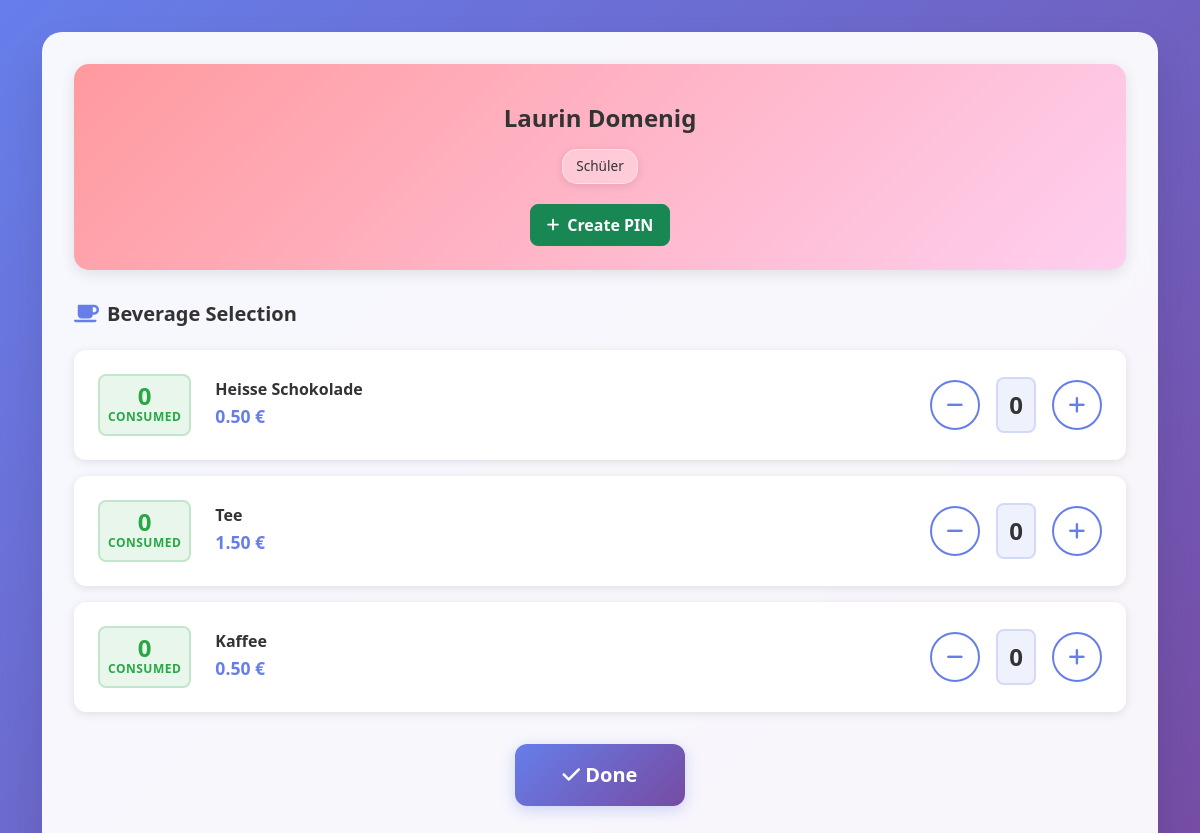
Screenshot of /entries?user_id=2 with the database file from the repository.
### app/models.py (models this page shows)
class users(db.Model):
    __tablename__ = "users"
    id = db.Column(db.Integer, primary_key=True)
    itsl_id = db.Column(db.Integer, unique=True, nullable=True)  # Unique but not primary key
    role_id = db.Column(db.Integer, db.ForeignKey("roles.id"), nullable=False)
    first_name = db.Column(db.String(120), nullable=False)
    last_name = db.Column(db.String(120), nullable=False)
    email = db.Column(db.String(120), nullable=True)
    pin_hash = db.Column(db.LargeBinary(64), nullable=True)
    status = db.Column(db.Boolean, nullable=False, default=True)  # active, inactive
    created_at = db.Column(db.DateTime, default=datetime.utcnow, nullable=False)
    role = db.relationship('roles', backref='users')

class roles(db.Model):
    __tablename__ = "roles"
    id = db.Column(db.Integer, primary_key=True)
    name = db.Column(db.String(120), nullable=False)

class beverages(db.Model):
    __tablename__ = "beverages"
    id = db.Column(db.Integer, primary_key=True)
    name = db.Column(db.String(120), nullable=False)
    category = db.Column(db.String(50), nullable=False, default='drink')  # 'drink' or 'food'
    status = db.Column(db.Boolean, nullable=False, default=True)  # active, inactive
    created_at = db.Column(db.DateTime, default=datetime.utcnow, nullable=False)

class beverage_prices(db.Model):
    __tablename__ = "beverage_prices"
    id = db.Column(db.Integer, primary_key=True)
    role_id = db.Column(db.Integer, db.ForeignKey("roles.id"), nullable=False)
    beverage_id = db.Column(db.Integer, db.ForeignKey("beverages.id"), nullable=False)
    price_cents = db.Column(db.Integer, nullable=False)
    created_at = db.Column(db.DateTime, default=datetime.utcnow, nullable=False)
    updated_at = db.Column(db.DateTime, default=datetime.utcnow, onupdate=datetime.utcnow, nullable=False)
    role = db.relationship('roles', backref='beverage_prices')
    beverage = db.relationship('beverages', backref='beverage_prices')

### app/routes.py (the view)
@bp.route("/entries")
def entries():
    user_id = request.args.get('user_id', type=int)
    if not user_id:
        return redirect(url_for('routes.index'))
    user = users.query.join(roles, users.role_id == roles.id).filter(users.id == user_id).first()
    if not user:
        return redirect(url_for('routes.index'))
    current_month = date.today().replace(day=1)
    consumption_results = db.session.query(
        consumptions.beverage_id,
        func.count(consumptions.id).label('count'),
        func.sum(consumptions.quantity).label('total_quantity')
    ).filter_by(user_id=user_id)\
     .filter(consumptions.created_at >= current_month)\
     .group_by(consumptions.beverage_id).all()
    user_consumptions = []
    for result in consumption_results:
        user_consumptions.append({
            'beverage_id': result.beverage_id,
            'count': result.count,
            'total_quantity': result.total_quantity
        })
    all_beverages = beverages.query.filter_by(status=True).all()
    beverage_prices_for_role = beverage_prices.query.filter_by(role_id=user.role_id).all()
    price_lookup = {bp.beverage_id: bp for bp in beverage_prices_for_role}
    user_dict = {
        'id': user.id,
        'first_name': user.first_name,
        'last_name': user.last_name,
        'email': user.email,
        'role': {
            'id': user.role.id,
            'name': user.role.name
        } if user.role else None
    }
    return render_template("entries.html",
                         user=user,
                         user_data=user_dict,
                         consumptions=user_consumptions,
                         beverages=all_beverages,
                         price_lookup=price_lookup)

### app/templates/entries.html (shortened to what this page needs)
<!DOCTYPE html>
<html lang="en">
<head>
    <link href="https://cdn.jsdelivr.net/npm/bootstrap@5.3.0/dist/css/bootstrap.min.css" rel="stylesheet">
    <link href="https://cdnjs.cloudflare.com/ajax/libs/font-awesome/6.0.0/css/all.min.css" rel="stylesheet">
    <link href="{{ url_for('static', filename='css/entries.css') }}" rel="stylesheet">
</head>
<body>
    <div class="container">
        <div class="main-container">
            <div class="row">
                <div class="col-12">
                    <div class="user-info-card">
                        {% if user.id == 0 %}
                        <div class="pin-management-section">
                            <h4 class="user-info-title-no-pin">{{ user.first_name }} {{ user.last_name }}</h4>
                            <div class="role-and-pin-container">
                                <span class="user-role-badge-unified">{{ user.role.name if user.role else 'No Role' }}</span>
                            </div>
                        </div>
                        {% else %}
                        <div class="pin-management-section">
                            <h4 class="user-info-title-no-pin">{{ user.first_name }} {{ user.last_name }}</h4>
                            <div class="role-and-pin-container">
                                <span class="user-role-badge-unified">{{ user.role.name if user.role else 'No Role' }}</span>
                                <button id="createPinBtn" class="btn btn-success pin-management-btn">
                                    <i class="fas fa-plus"></i>
                                    Create PIN
                                </button>
                            </div>
                        </div>
                        {% endif %}
                    </div>
                </div>
            </div>
            <div class="selection-container">
                <div class="beverage-section">
                    <h5 class="section-title">
                        <i class="fas fa-coffee"></i>
                        Beverage Selection
                    </h5>
                    <div class="beverage-list">
                        {% for beverage in beverages %}
                            {% if beverage.category == 'drink' %}
                                {% set price_info = price_lookup.get(beverage.id) %}
                                <div class="beverage-item" data-beverage-id="{{ beverage.id }}">
                                    <div class="consumed-count-section">
                                        <span class="consumed-count">0</span>
                                        <small class="consumed-label">consumed</small>
                                    </div>
                                    <div class="beverage-info">
                                        <h6 class="beverage-name">{{ beverage.name }}</h6>
                                        {% if price_info %}
                                            <span class="beverage-price">{{ "%.2f"|format(price_info.price_cents / 100) }} €</span>
                                        {% else %}
                                            <span class="beverage-price text-warning">No price set</span>
                                        {% endif %}
                                    </div>
                                    <div class="beverage-controls">
                                        {% if price_info %}
                                            <div class="quantity-controls">
                                                <button class="btn btn-outline-secondary quantity-btn" data-action="decrease">
                                                    <i class="fas fa-minus"></i>
                                                </button>
                                                <span class="quantity-display">0</span>
                                                <button class="btn btn-outline-secondary quantity-btn" data-action="increase">
                                                    <i class="fas fa-plus"></i>
                                                </button>
                                            </div>
                                        {% endif %}
                                    </div>
                                </div>
                            {% endif %}
                        {% endfor %}
                    </div>
                </div>
            </div>
            <div class="action-buttons-section">
                <button class="btn btn-primary btn-lg done-btn" id="doneBtn">
                    <i class="fas fa-check"></i>
                    Done
                </button>
            </div>
        </div>
    </div>
</body>
</html>

### app/static/css/entries.css (style rules this page uses)
body { background: linear-gradient(135deg, #667eea 0%, #764ba2 100%); min-height: 100vh; font-family: 'Segoe UI', Tahoma, Geneva, Verdana, sans-serif; }
.main-container { background: rgba(255, 255, 255, 0.95); border-radius: 20px; box-shadow: 0 20px 40px rgba(0, 0, 0, 0.1); backdrop-filter: blur(10px); margin: 2rem auto; padding: 2rem; }
.btn-primary { background: linear-gradient(135deg, #667eea 0%, #764ba2 100%); border: none; border-radius: 10px; padding: 12px 30px; font-weight: 600; transition: all 0.3s ease; }
.user-info-card { background: linear-gradient(135deg, #ff9a9e 0%, #fecfef 100%); border-radius: 15px; padding: 1.5rem; margin-bottom: 2rem; box-shadow: 0 4px 15px rgba(0, 0, 0, 0.1); }
.pin-management-section { margin-top: 1rem; text-align: center; }
.role-and-pin-container { display: flex; flex-direction: column; align-items: center; gap: 0.75rem; }
.pin-management-btn { border-radius: 8px; padding: 0.5rem 1rem; font-weight: 600; transition: all 0.3s ease; display: inline-flex; align-items: center; gap: 0.5rem; }
.pin-management-btn i { font-size: 0.9rem; }
.section-title { color: #333; font-weight: 600; margin-bottom: 1.5rem; display: flex; align-items: center; gap: 0.5rem; }
.section-title i { color: #667eea; }
.beverage-section .section-title i { color: #667eea; }
.user-info-title-no-pin { color: #333; font-size: 1.5rem; font-weight: 600; margin: 0 0 0.5rem 0; text-align: center; }
.user-role-badge-unified { display: inline-block; background: rgba(255, 255, 255, 0.3); color: #333; padding: 0.4rem 0.8rem; border-radius: 15px; font-size: 0.85rem; font-weight: 500; text-align: center; margin: 0.5rem 0; border: 1px solid rgba(255, 255, 255, 0.4); backdrop-filter: blur(5px); box-shadow: 0 2px 8px rgba(0, 0, 0, 0.1); }
.selection-container { margin-bottom: 2rem; }
.beverage-section { margin-bottom: 0; }
.beverage-list { display: flex; flex-direction: column; gap: 1rem; }
.beverage-item { background: white; border-radius: 12px; padding: 1.5rem; box-shadow: 0 2px 10px rgba(0, 0, 0, 0.1); display: flex; align-items: center; gap: 1.5rem; transition: all 0.3s ease; }
.consumed-count-section { display: flex; flex-direction: column; align-items: center; min-width: 80px; padding: 0.5rem; background: rgba(40, 167, 69, 0.1); border-radius: 8px; border: 2px solid rgba(40, 167, 69, 0.2); }
.consumed-count { font-size: 1.5rem; font-weight: 700; color: #28a745; line-height: 1; }
.consumed-label { color: #28a745; font-size: 0.75rem; font-weight: 600; text-transform: uppercase; letter-spacing: 0.5px; }
.beverage-info { flex: 1; }
.beverage-name { color: #333; font-weight: 600; margin-bottom: 0.25rem; }
.beverage-price { color: #667eea; font-weight: 600; font-size: 1.1rem; }
.beverage-controls { display: flex; align-items: center; }
.quantity-controls { display: flex; align-items: center; gap: 1rem; }
.quantity-btn { width: 50px; height: 50px; border-radius: 50%; display: flex; align-items: center; justify-content: center; border: 2px solid #667eea; color: #667eea; background: white; transition: all 0.3s ease; font-size: 1.2rem; }
.quantity-display { font-weight: 700; font-size: 1.5rem; min-width: 40px; text-align: center; color: #333; background: rgba(102, 126, 234, 0.1); padding: 0.5rem; border-radius: 8px; border: 2px solid rgba(102, 126, 234, 0.2); }
.consumed-count { font-weight: 600; color: #28a745; }
.action-buttons-section { display: flex; gap: 1rem; margin-bottom: 2rem; justify-content: center; }
.done-btn { background: linear-gradient(135deg, #667eea 0%, #764ba2 100%); border: none; border-radius: 12px; padding: 1rem 3rem; font-weight: 600; transition: all 0.3s ease; box-shadow: 0 4px 15px rgba(102, 126, 234, 0.3); color: white; }

### rows the page displays
users: first_name "Laurin", last_name "Domenig"
roles: role "Schüler"
beverages: name "Heisse Schokolade"
beverage_prices: price_info.price_cents/100 "0.50"
beverages: name "Tee"
beverage_prices: price_info.price_cents/100 "1.50"
beverages: name "Kaffee"
beverage_prices: price_info.price_cents/100 "0.50"
